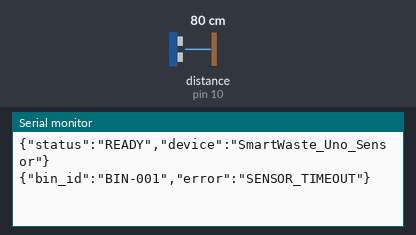
Bench run of a sketch on a simulated Arduino Uno, built with avr-gcc and run on an emulated ATmega328P. On the bench: the last lines printed to the serial monitor. Wiring (inferred from the names in the program): ultrasonic range finder: trigger pin 9; echo pin 10. The test bench sets the inputs (shaded band); at power-on: distance to the obstacle (sensor on pin 10) 80 cm. The echo pulse lasts 58.3 µs per cm.

Above: at 1.4 s.
1.5 s: distance to the obstacle (sensor on pin 10) set to 2 cm
At 3.7 s:
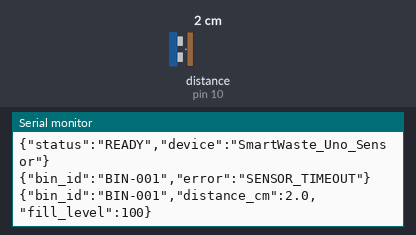
4.9 s: distance to the obstacle (sensor on pin 10) set to 4 cm
At 7.4 s:
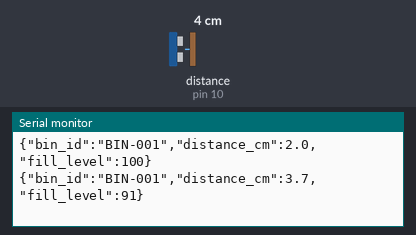

Measured:
- after the input at 1.5 s, the serial monitor: prints a new line after 0.96 s (image 1)
- after the input at 4.9 s, the serial monitor: prints a new line after 1.8 s (image 2)

The sketch:

SmartWaste_HCSR04.ino
```cpp
/*
 * =========================================================================
 * SMARTWASTE IOT SENSOR - ARDUINO UNO + HC-SR04
 * Project: Smart Waste Management System (PRJ301)
 * Hardware: Arduino Uno R3, HC-SR04 Ultrasonic Sensor
 * Output: Serial JSON string every 2 seconds
 * =========================================================================
 */

// Pin definitions
const int TRIG_PIN = 9;   // Connect to HC-SR04 Trig pin
const int ECHO_PIN = 10;  // Connect to HC-SR04 Echo pin

// Bin identification in SmartWaste database (e.g. BIN-001, BIN-002, etc.)
const char* BIN_ID = "BIN-001";

// Total height of the waste bin in centimeters (sensor to bottom)
// Adjust this value according to your demo trash bin depth
const float BIN_DEPTH_CM = 20.0;

// Minimum blind-spot distance for HC-SR04 (usually 3 - 4 cm)
const float MIN_DISTANCE_CM = 2.0;

void setup() {
  // Initialize Serial communication at 9600 baud rate
  Serial.begin(9600);

  // Set pin modes
  pinMode(TRIG_PIN, OUTPUT);
  pinMode(ECHO_PIN, INPUT);

  // Ensure trigger pin starts LOW
  digitalWrite(TRIG_PIN, LOW);
  delay(200);

  // Ready indicator
  Serial.println("{\"status\":\"READY\",\"device\":\"SmartWaste_Uno_Sensor\"}");
}

// Function to measure distance in centimeters
float measureDistanceCm() {
  // Clear trigger pin
  digitalWrite(TRIG_PIN, LOW);
  delayMicroseconds(2);

  // Send a 10-microsecond HIGH pulse
  digitalWrite(TRIG_PIN, HIGH);
  delayMicroseconds(10);
  digitalWrite(TRIG_PIN, LOW);

  // Read echo pulse duration in microseconds (timeout at 30,000us ~ 5 meters)
  long duration = pulseIn(ECHO_PIN, HIGH, 30000);

  if (duration == 0) {
    return -1.0; // Reading timeout or sensor error
  }

  // Speed of sound = 343 m/s = 0.0343 cm/microsecond
  // Distance = (time * speed) / 2
  float distance = (duration * 0.0343) / 2.0;
  return distance;
}

void loop() {
  // Take 3 sample measurements to filter noise
  float totalDistance = 0.0;
  int validSamples = 0;

  for (int i = 0; i < 3; i++) {
    float d = measureDistanceCm();
    if (d > 0.0 && d <= (BIN_DEPTH_CM + 20.0)) {
      totalDistance += d;
      validSamples++;
    }
    delay(40);
  }

  if (validSamples > 0) {
    float avgDistance = totalDistance / validSamples;

    // Clamp distance within realistic bounds
    if (avgDistance < MIN_DISTANCE_CM) {
      avgDistance = MIN_DISTANCE_CM;
    }
    if (avgDistance > BIN_DEPTH_CM) {
      avgDistance = BIN_DEPTH_CM;
    }

    // Calculate fill percentage: 0% (empty) to 100% (full)
    float fillPercentage = ((BIN_DEPTH_CM - avgDistance) / (BIN_DEPTH_CM - MIN_DISTANCE_CM)) * 100.0;

    // Bounds check
    if (fillPercentage < 0.0) fillPercentage = 0.0;
    if (fillPercentage > 100.0) fillPercentage = 100.0;

    int fillRounded = (int)(fillPercentage + 0.5);

    // Output clean JSON format to Serial port
    Serial.print("{\"bin_id\":\"");
    Serial.print(BIN_ID);
    Serial.print("\",\"distance_cm\":");
    Serial.print(avgDistance, 1);
    Serial.print(",\"fill_level\":");
    Serial.print(fillRounded);
    Serial.println("}");

  } else {
    // Sensor reading error
    Serial.print("{\"bin_id\":\"");
    Serial.print(BIN_ID);
    Serial.println("\",\"error\":\"SENSOR_TIMEOUT\"}");
  }

  // Interval between telemetry transmissions (2 seconds)
  delay(2000);
}
```
